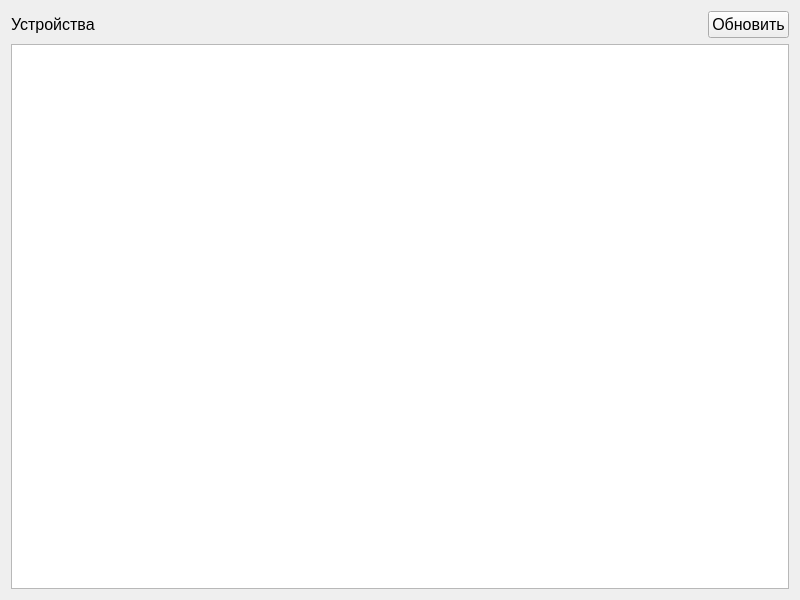
<?xml version="1.0" encoding="UTF-8"?>
<ui version="4.0">
 <class>MainWidget</class>
 <widget class="QWidget" name="MainWidget">
  <property name="geometry">
   <rect>
    <x>0</x>
    <y>0</y>
    <width>800</width>
    <height>600</height>
   </rect>
  </property>
  <property name="minimumSize">
   <size>
    <width>800</width>
    <height>600</height>
   </size>
  </property>
  <property name="font">
   <font>
    <pointsize>12</pointsize>
   </font>
  </property>
  <property name="windowTitle">
   <string>Intercom Flasher</string>
  </property>
  <layout class="QGridLayout" name="gridLayout">
   <item row="0" column="0">
    <layout class="QVBoxLayout" name="verticalLayout">
     <item>
      <layout class="QHBoxLayout" name="horizontalLayout">
       <item>
        <widget class="QLabel" name="label">
         <property name="text">
          <string>Устройства</string>
         </property>
        </widget>
       </item>
       <item>
        <spacer name="horizontalSpacer">
         <property name="orientation">
          <enum>Qt::Horizontal</enum>
         </property>
         <property name="sizeHint" stdset="0">
          <size>
           <width>40</width>
           <height>20</height>
          </size>
         </property>
        </spacer>
       </item>
       <item>
        <widget class="QPushButton" name="refreshButton">
         <property name="text">
          <string>Обновить</string>
         </property>
        </widget>
       </item>
      </layout>
     </item>
     <item>
      <widget class="QTableView" name="devicesView">
       <property name="sizePolicy">
        <sizepolicy hsizetype="Expanding" vsizetype="Expanding">
         <horstretch>0</horstretch>
         <verstretch>0</verstretch>
        </sizepolicy>
       </property>
      </widget>
     </item>
    </layout>
   </item>
  </layout>
 </widget>
 <resources/>
 <connections/>
</ui>
